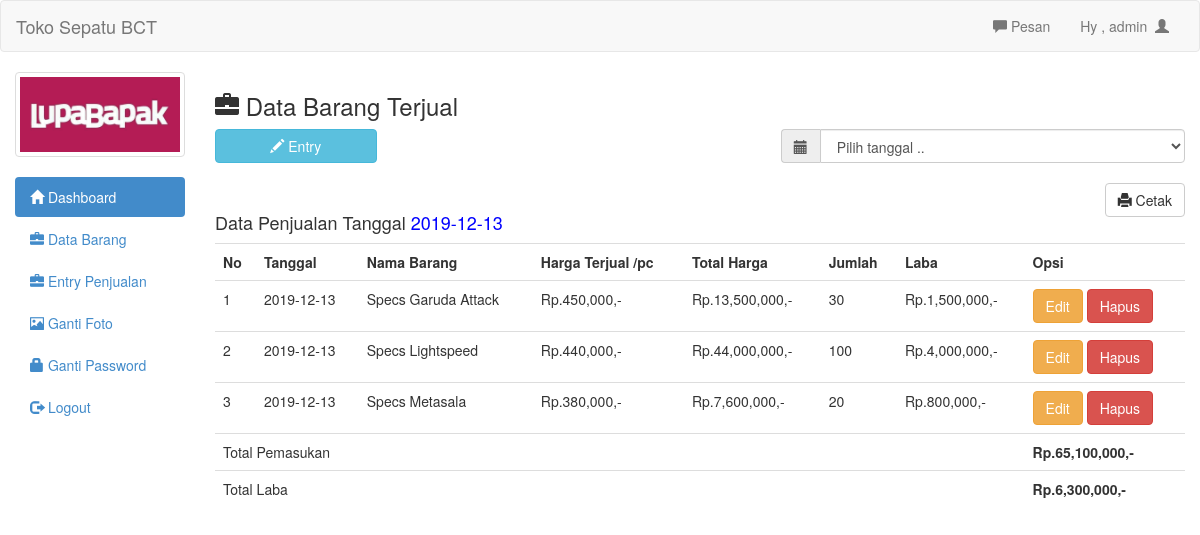
Screenshot of /admin/barang_laku.php?tanggal=2019-12-13 (signed in) with the database file from the repository.
### tables this page shows
CREATE TABLE `tbl_user` (
  `id` int(11) NOT NULL,
  `uname` varchar(30) NOT NULL,
  `pass` varchar(70) NOT NULL,
  `foto` text NOT NULL
);

CREATE TABLE `barang_laku` (
  `id` int(11) NOT NULL,
  `tanggal` date NOT NULL,
  `nama` text NOT NULL,
  `jumlah` int(11) NOT NULL,
  `harga` int(11) NOT NULL,
  `total_harga` int(20) NOT NULL,
  `laba` int(11) NOT NULL
);

### admin/barang_laku.php (the view, shortened to what this page needs)
<?php include 'header.php';	?>
<h3><span class="glyphicon glyphicon-briefcase"></span>  Data Barang Terjual</h3>
<button style="margin-bottom:20px" data-toggle="modal" data-target="#myModal" class="btn btn-info col-md-2"><span class="glyphicon glyphicon-pencil"></span>  Entry</button>
<form action="" method="get">
	<div class="input-group col-md-5 col-md-offset-7">
		<span class="input-group-addon" id="basic-addon1"><span class="glyphicon glyphicon-calendar"></span></span>
		<select type="submit" name="tanggal" class="form-control" onchange="this.form.submit()">
			<option>Pilih tanggal ..</option>
		</select>
	</div>
</form>
<br/>
<?php
if(isset($_GET['tanggal'])){
	$tanggal=mysqli_real_escape_string($conn, $_GET['tanggal']);
	$tg="lap_barang_laku.php?tanggal='$tanggal'";
	?><a style="margin-bottom:10px" href="<?php echo $tg ?>" target="_blank" class="btn btn-default pull-right"><span class='glyphicon glyphicon-print'></span>  Cetak</a><?php
}else{
	$tg="lap_barang_laku.php";
}
?>
<br/>
<?php
if(isset($_GET['tanggal'])){
	echo "<h4> Data Penjualan Tanggal  <a style='color:blue'> ". $_GET['tanggal']."</a></h4>";
}
?>
<table class="table">
	<tr>
		<th>No</th>
		<th>Tanggal</th>
		<th>Nama Barang</th>
		<th>Harga Terjual /pc</th>
		<th>Total Harga</th>
		<th>Jumlah</th>
		<th>Laba</th>
		<th>Opsi</th>
	</tr>
	<?php
	if(isset($_GET['tanggal'])){
		$tanggal=mysqli_real_escape_string($conn, $_GET['tanggal']);
		$brg=mysqli_query($conn, "SELECT * from barang_laku where tanggal like '$tanggal' order by tanggal desc");
	}else{
		$brg=mysqli_query($conn, "SELECT * from barang_laku order by tanggal desc");
	}
	$no=1;
	while($b=mysqli_fetch_array($brg)){
		?>
		<tr>
			<td><?php echo $no++ ?></td>
			<td><?php echo $b['tanggal'] ?></td>
			<td><?php echo $b['nama'] ?></td>
			<td>Rp.<?php echo number_format($b['harga']) ?>,-</td>
			<td>Rp.<?php echo number_format($b['total_harga']) ?>,-</td>
			<td><?php echo $b['jumlah'] ?></td>
			<td><?php echo "Rp.".number_format($b['laba']).",-"?></td>
			<td>
				<a href="edit_laku.php?id=<?php echo $b['id']; ?>" class="btn btn-warning">Edit</a>
				<a onclick="if(confirm('Apakah anda yakin ingin menghapus data ini ??')){ location.href='hapus_laku.php?id=<?php echo $b['id']; ?>&jumlah=<?php echo $b['jumlah'] ?>&nama=<?php echo $b['nama']; ?>' }" class="btn btn-danger">Hapus</a>
			</td>
		</tr>
		<?php
	}
	?>
	<tr>
		<td colspan="7">Total Pemasukan</td>
		<?php
		if(isset($_GET['tanggal'])){
			$tanggal=mysqli_real_escape_string($conn, $_GET['tanggal']);
			$x=mysqli_query($conn, "SELECT sum(total_harga) as total from barang_laku where tanggal='$tanggal'");
			$xx=mysqli_fetch_array($x);
			echo "<td><b> Rp.". number_format($xx['total']).",-</b></td>";
		}else{
		}
		?>
	</tr>
	<tr>
		<td colspan="7">Total Laba</td>
		<?php
		if(isset($_GET['tanggal'])){
			$tanggal=mysqli_real_escape_string($conn, $_GET['tanggal']);
			$x=mysqli_query($conn, "SELECT sum(laba) as total from barang_laku where tanggal='$tanggal'");
			$xx=mysqli_fetch_array($x);
			echo "<td><b> Rp.". number_format($xx['total']).",-</b></td>";
		}else{
		}
		?>
	</tr>
</table>
	<?php include 'footer.php'; ?>

### admin/header.php (shortened to what this page needs)
<!DOCTYPE html>
<html>
<head>
	<?php
	include 'config.php';
	?>
	<link rel="stylesheet" type="text/css" href="../assets/css/bootstrap.css">
	<link rel="stylesheet" type="text/css" href="../assets/js/jquery-ui/jquery-ui.css">
</head>
<body>
	<div class="navbar navbar-default">
		<div class="container-fluid">
			<div class="navbar-header">
				<a href="https://bacotttttt.000webhostapp.com/" class="navbar-brand">Toko Sepatu BCT</a>
			</div>
			<div class="collapse navbar-collapse">
				<ul class="nav navbar-nav navbar-right">
					<li><a id="pesan_sedia" href="#" data-toggle="modal" data-target="#modalpesan"><span class='glyphicon glyphicon-comment'></span>  Pesan</a></li>
					<li><a class="dropdown-toggle" data-toggle="dropdown" role="button" href="#">Hy , <?php echo $_SESSION['uname']  ?>&nbsp&nbsp<span class="glyphicon glyphicon-user"></span></a></li>
				</ul>
			</div>
		</div>
	</div>
	<div class="col-md-2">
		<div class="row">
			<?php
			$use=$_SESSION['uname'];
			$fo=mysqli_query($conn, "SELECT foto from tbl_user where uname='$use'");
			while($f=mysqli_fetch_array($fo)){
				?>
				<div class="col-xs-6 col-md-12">
					<a class="thumbnail">
						<img class="img-responsive" src="foto/<?php echo $f['foto']; ?>">
					</a>
				</div>
				<?php
			}
			?>
		</div>
		<ul class="nav nav-pills nav-stacked">
			<li class="active"><a href="index.php"><span class="glyphicon glyphicon-home"></span>  Dashboard</a></li>
			<li><a href="barang.php"><span class="glyphicon glyphicon-briefcase"></span>  Data Barang</a></li>
			<li><a href="barang_laku.php"><span class="glyphicon glyphicon-briefcase"></span>  Entry Penjualan</a></li>
			<li><a href="ganti_foto.php"><span class="glyphicon glyphicon-picture"></span>  Ganti Foto</a></li>
			<li><a href="ganti_pass.php"><span class="glyphicon glyphicon-lock"></span> Ganti Password</a></li>
			<li><a href="logout.php"><span class="glyphicon glyphicon-log-out"></span>  Logout</a></li>
		</ul>
	</div>
	<div class="col-md-10">

### rows the page displays
tbl_user: foto (picture)
barang_laku: tanggal "2019-12-13", nama "Specs Garuda Attack", harga "450,000", total_harga "13,500,000", jumlah "30", laba "1,500,000"
barang_laku: tanggal "2019-12-13", nama "Specs Lightspeed", harga "440,000", total_harga "44,000,000", jumlah "100", laba "4,000,000"
barang_laku: tanggal "2019-12-13", nama "Specs Metasala", harga "380,000", total_harga "7,600,000", jumlah "20", laba "800,000"

### other values shown
$_SESSION['uname'] "admin"
$_GET['tanggal'] "2019-12-13"
$xx['total'] "65,100,000"
$xx['total'] "6,300,000"
